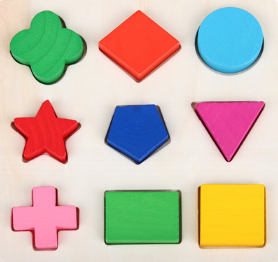
#> input picture Experiment 4/images/shape.png, 278 x 262 px, found by its file name
$ python Task1.py
#> lines starting #> are read from the running program, lines starting #| are printed output that depends on the picture; after the words box and inside, x2 and y2 are one past the last pixel; in counts of white or black regions, pixels touching at a corner belong together
import cv2
import numpy as np
import matplotlib.pyplot as plt

# Step 1: Read and preprocess image
img = cv2.imread("D:\\Study\\sem 5\\Image processing\\projects\\Experiment 4\\images\\shape.png")
#> img is the input picture: shape (262, 278, 3); mean B, G, R 171.6, 188, 200.5
img_rgb = cv2.cvtColor(img, cv2.COLOR_BGR2RGB)  # Convert BGR to RGB
blurred = cv2.GaussianBlur(img, (5, 5), 0)  # Gaussian blur for noise reduction
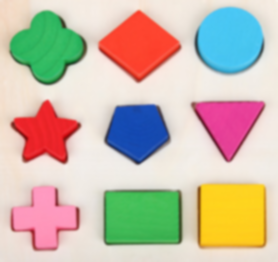
#> blurred: shape (262, 278, 3); mean B, G, R 171.6, 188, 200.5

# Step 2: Canny edge detection
canny_edges = cv2.Canny(blurred, threshold1=50, threshold2=150)
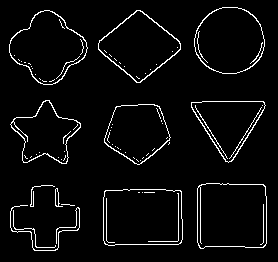
#> canny_edges: shape (262, 278); 4.4% white in thin lines or dots, all inside (x1, y1, x2, y2) = (9, 7, 267, 251)

# Step 3: Morphological filtering (close operation to repair edges)
kernel = np.ones((3, 3), np.uint8)
morph_closed = cv2.morphologyEx(canny_edges, cv2.MORPH_CLOSE, kernel, iterations=2)
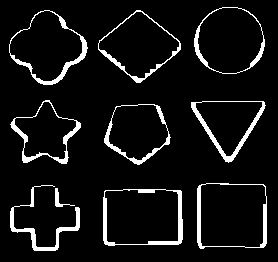
#> morph_closed: shape (262, 278); 7.4% white; 10 white regions

# Step 4: Region filling
contours, _ = cv2.findContours(morph_closed.copy(), cv2.RETR_EXTERNAL, cv2.CHAIN_APPROX_SIMPLE)
#> contours = 10 contours; largest, box (x1, y1, x2, y2) and area: (197, 183, 267, 249) 4302, (103, 189, 183, 246) 4268, (194, 7, 265, 74) 3656, (9, 10, 88, 85) 3618, (98, 10, 181, 83) 3396
fill_mask = np.zeros_like(canny_edges)
for cnt in contours:
    cv2.drawContours(fill_mask, [cnt], -1, 255, thickness=cv2.FILLED)
#> this loop made 10 passes
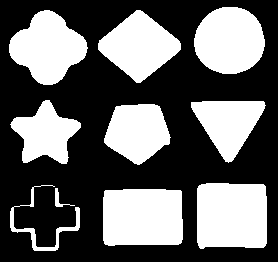
#> fill_mask: shape (262, 278); 39.4% white; 10 white regions, largest, box (x1, y1, x2, y2) and area: (197, 183, 267, 249) 4430, (103, 189, 183, 246) 4398, (194, 7, 265, 74) 3754

# Step 5: Post-process and extract segmented result
fill_mask = cv2.morphologyEx(fill_mask, cv2.MORPH_OPEN, kernel, iterations=1)  # Remove small noise
segmented_img = cv2.bitwise_and(img_rgb, img_rgb, mask=fill_mask)
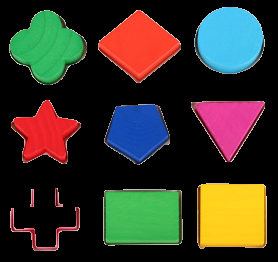
#> segmented_img: shape (262, 278, 3); mean R, G, B 56.4, 52.7, 40.8

# Visualization layout
plt.figure(figsize=(15, 10))
plt.subplot(2, 3, 1), plt.imshow(img_rgb), plt.title("Original Image"), plt.axis("off")
plt.subplot(2, 3, 2), plt.imshow(blurred), plt.title("Gaussian Blur"), plt.axis("off")
plt.subplot(2, 3, 3), plt.imshow(canny_edges, cmap="gray"), plt.title("Canny Edges"), plt.axis("off")
plt.subplot(2, 3, 4), plt.imshow(morph_closed, cmap="gray"), plt.title("Morphological Close"), plt.axis("off")
plt.subplot(2, 3, 5), plt.imshow(fill_mask, cmap="gray"), plt.title("Region Filled Mask"), plt.axis("off")
plt.subplot(2, 3, 6), plt.imshow(segmented_img), plt.title("Segmented Result"), plt.axis("off")
plt.tight_layout()
plt.show()
#> figure, not shown here; B, G, R data is drawn as R, G, B

# Save results
cv2.imwrite("D:\\Study\\sem 5\\Image processing\\projects\\Experiment 4\\output\\canny_edges.png", canny_edges)
cv2.imwrite("D:\\Study\\sem 5\\Image processing\\projects\\Experiment 4\\output\\segmented_result.png", cv2.cvtColor(segmented_img, cv2.COLOR_RGB2BGR))
